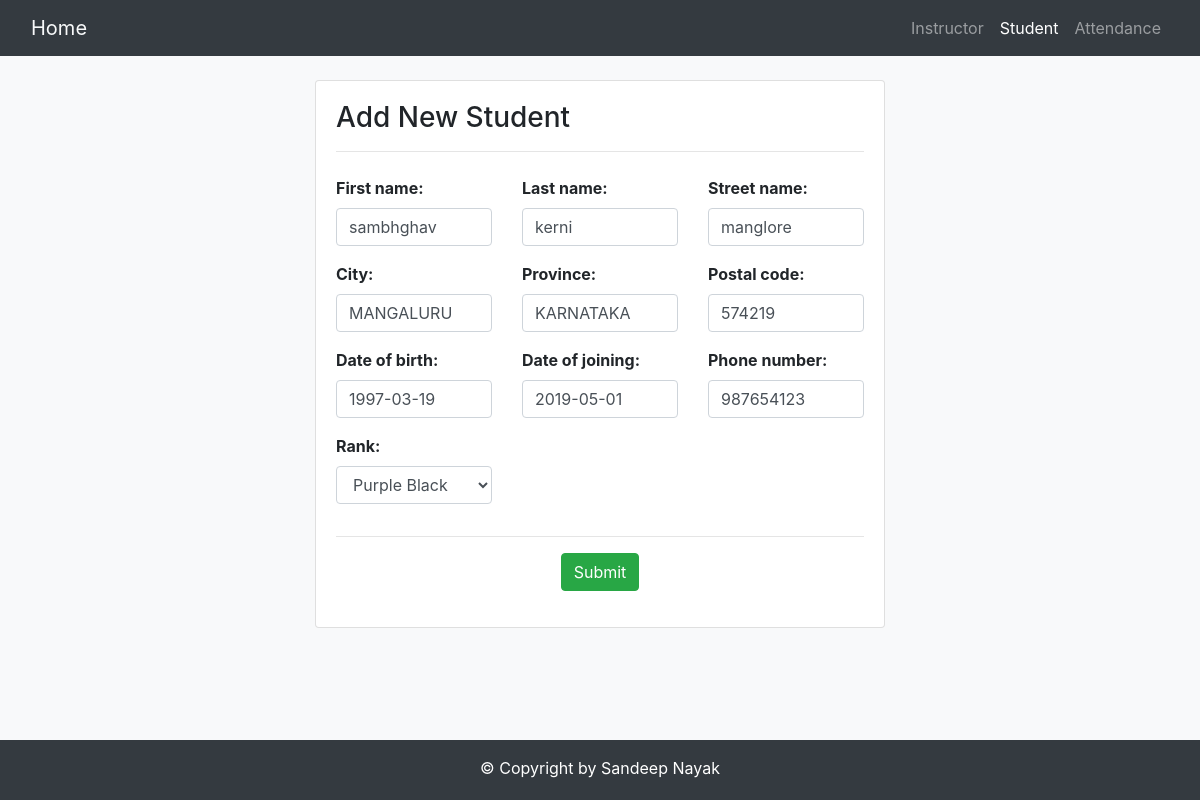
The page /student/update/7 on the database its author committed.
### student/models.py (models this page shows, shortened)
class Student(models.Model):
    first_name = models.CharField(max_length=100)
    last_name = models.CharField(max_length=100)
    street_name = models.CharField(max_length=100, default="NA")
    city = models.CharField(max_length=100, default="NA")
    province = models.CharField(max_length=100, default="NA")
    postal_code = models.CharField(max_length=10, default="NA")
    date_of_birth = models.DateField()
    date_of_joining = models.DateField(default=timezone.now)
    phone_number = models.CharField(validators=[phone_regex], max_length=17, blank=True)
    rank = models.CharField(max_length=50, choices=BELT_COLOR, default='White')
    guardian = models.ForeignKey(Guardian, null=True, blank=True, on_delete=models.SET_NULL, related_name='children')

### student/views.py (the view)
# urls.py: path('student/update/<pk>', views.StudentUpdate.as_view(), name="student-update"),
class StudentUpdate(UpdateView):
    model = Student
    fields = ['first_name', 'last_name', 'street_name', 'city', 'province', 'postal_code', 'date_of_birth', 'date_of_joining', 'phone_number', 'rank',]

### student/templates/student/student_form.html (shortened to what this page needs)
{% extends 'student/base.html' %}
{% load staticfiles%}
{% block activestudent %}active{% endblock %}
{% block body %}
<div class="container-fluid bg-light" style="margin-top:24px;padding-bottom: 100px">
    <div class="row justify-content-center">
        <div class="col-md-6 col-md-offset-2">
            <div class="card">
                <div class="card-body">
                    <h3>Add New Student</h3>
                    <hr>
                    <div class="form-group" style="margin-top:24px">
                        <form class="form-horizontal" role="form" action="" method="post" enctype="multipart/form-data">
                            {% include 'student/form_template.html' %}
                            <div class="form-group">
                                <div class="text-center">
                                    <button type="submit" class="btn btn-success">Submit</button>
                                </div>
                            </div>
                        </form>
                    </div>
                </div>
            </div>
        </div>
    </div>
</div>
{% endblock %}

### student/templates/student/form_template.html (shortened to what this page needs)
<div class="row">
    {% for field in form %}
        <div class="col-md-4">
            <div class="form-group">
                {{ field.label_tag }}
                {{ field }}
            </div>
        </div>
    {% endfor %}
</div>
<hr>

### student/templates/student/student_form.html (style rules this page uses)
label { font-weight: bold; }

### rows shown on the page
Student: form "sambhghav" "kerni" "manglore" "MANGALURU" "KARNATAKA" "574219" "1997-03-19" "2019-05-01" "987654123" "Purple Black"

### other values the page prints
{{ field.label_tag }} "First name:" "Last name:" "Street name:" "City:" "Province:" "Postal code:" "Date of birth:" "Date of joining:" "Phone number:" "Rank:"
